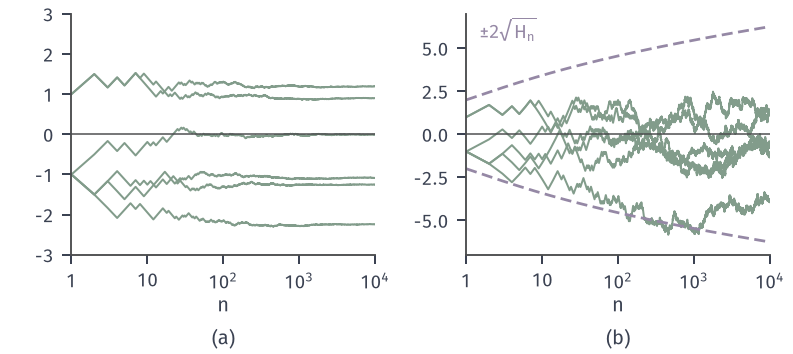

This figure's Python source:
from pathlib import Path
import sys
HERE = Path(__file__).resolve().parent
sys.path.insert(0, str(HERE.parent/"lln-common"))
from lln_fig import *
# Random-sign series with the same signs eps_k (+-1, prob 1/2), six paths, seed 5, k <= 10^4:
# (a) partial sums of sum eps_k/k (variances 1/k^2 summable: converges);
# (b) partial sums of sum eps_k/sqrt(k) (variances 1/k not summable) with envelope +-2 sqrt(H_n), H_n = sum_{k<=n} 1/k.
rng = np.random.default_rng(5)
N, M = 10**4, 6
E = rademacher(rng, (M, N)); k = np.arange(1, N+1)
A1 = np.cumsum(E/k, axis=1); A2 = np.cumsum(E/np.sqrt(k), axis=1)
fig, (a, b) = figure(width_mm=112, height_mm=50, ncols=2)
panel(fig, left=.09, right=.97, bottom=.28, wspace=.3)
for s in A1: a.plot(k, s, color=GREEN, lw=.8)
for s in A2: b.plot(k, s, color=GREEN, lw=.8)
H = np.cumsum(1/k)
b.plot(k, 2*np.sqrt(H), color=PURPLE, lw=1.1, ls=DASH); b.plot(k, -2*np.sqrt(H), color=PURPLE, lw=1.1, ls=DASH)
lab(b, 1.5, 5.6, r'$\pm2\sqrt{H_n}$', PURPLE, ha='left')
for ax in (a, b):
    ax.set_xscale('log'); ax.set_xlim(1, N); logticks(ax, [0, 1, 2, 3, 4], 'x'); ax.axhline(0, color=STROKE, lw=.6)
a.set_ylim(-3, 3); b.set_ylim(-7, 7)
axlab(a, '$n$'); axlab(b, '$n$')
tags(fig, (a, b))
save(fig, HERE, 'figure', {'seed': 5, 'final_a': [float(x) for x in A1[:, -1]], 'change_a_1000_to_10000': [float(x) for x in A1[:, -1]-A1[:, 999]],
     'final_b': [float(x) for x in A2[:, -1]]})
